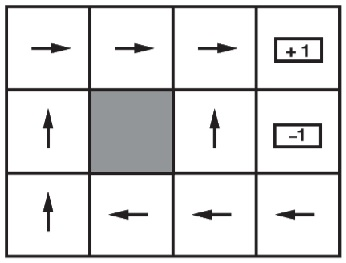
#> input picture Laboratoire3/Laboratoire3-LOG635/images/-0.04.jpg, 346 x 263 px
$ python -i squares.py   (imports and definitions only)
#> lines starting #> are read from the running program, lines starting #| are printed output that depends on the picture; after the words box and inside, x2 and y2 are one past the last pixel; in counts of white or black regions, pixels touching at a corner belong together
#> further down, picture is the input picture: shape (263, 346, 3); mean B, G, R 222.9, 222.5, 222.5
#!/usr/bin/env python

'''
Simple "Square Detector" program.
Loads several images sequentially and tries to find squares in each image.

Source: https://github.com/opencv/opencv/blob/master/samples/python/squares.py
'''

import sys
PY3 = sys.version_info[0] == 3

if PY3:
    xrange = range

import numpy as np
import cv2 as cv


def angle_cos(p0, p1, p2):
    d1, d2 = (p0-p1).astype('float'), (p2-p1).astype('float')
    return abs( np.dot(d1, d2) / np.sqrt( np.dot(d1, d1)*np.dot(d2, d2) ) )

def find_squares(img):
    img = cv.GaussianBlur(img, (5, 5), 0)
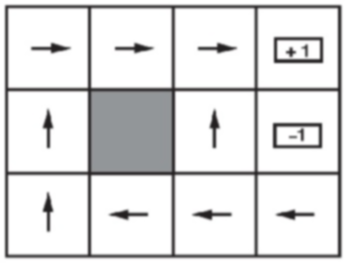
#> img: shape (263, 346, 3); mean of channels 0, 1, 2 222.9, 222.5, 222.6; drawn as B, G, R
    squares = []
    for gray in cv.split(img):
        for thrs in xrange(0, 255, 26):
            if thrs == 0:
                bin = cv.Canny(gray, 0, 50, apertureSize=5)
                bin = cv.dilate(bin, None)
            else:
                _retval, bin = cv.threshold(gray, thrs, 255, cv.THRESH_BINARY)
            contours, _hierarchy = cv.findContours(bin, cv.RETR_LIST, cv.CHAIN_APPROX_SIMPLE)
            for cnt in contours:
                cnt_len = cv.arcLength(cnt, True)
                cnt = cv.approxPolyDP(cnt, 0.01*cnt_len, True)
                if len(cnt) == 4 and cv.contourArea(cnt) > 1000 and cv.isContourConvex(cnt):
                    cnt = cnt.reshape(-1, 2)
                    max_cos = np.max([angle_cos( cnt[i], cnt[(i+1) % 4], cnt[(i+2) % 4] ) for i in xrange(4)])
                    if max_cos < 0.1:
                        squares.append(cnt)
#> this loop made 3 passes
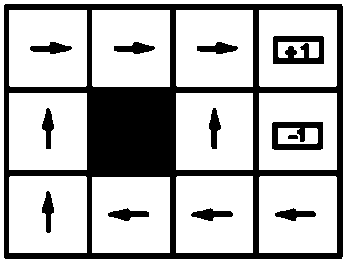
#> bin: shape (263, 346); 72.3% white; 13 black regions, largest, box (x1, y1, x2, y2) and area: (4, 4, 343, 259) 20693, (273, 36, 324, 64) 955, (272, 122, 323, 150) 868
    return squares

>>> import cv2
>>> picture = cv2.imread('../../Laboratoire3/Laboratoire3-LOG635/images/-0.04.jpg')
>>> result = find_squares(picture)
